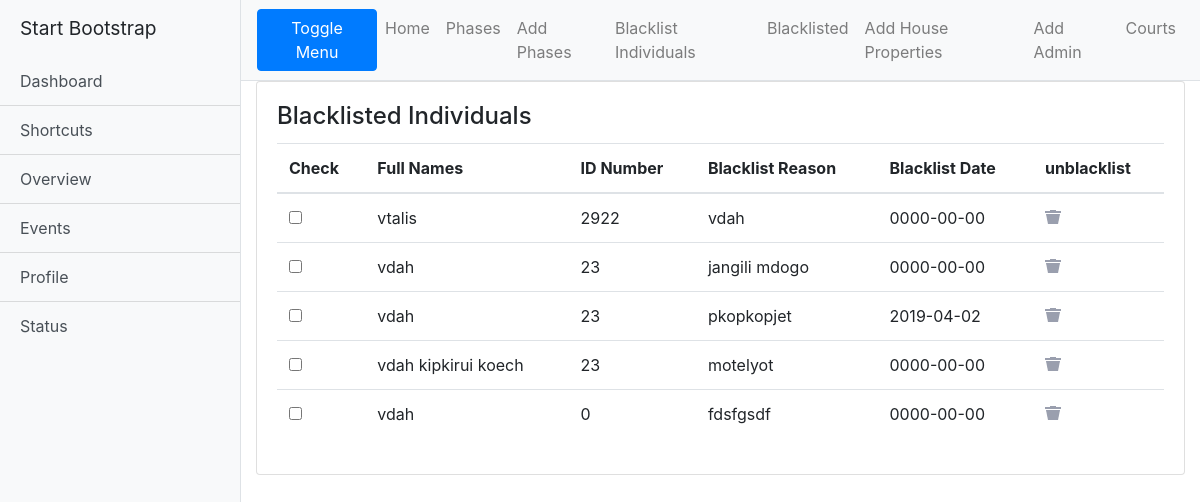
The page /Blacklisting.php on the database its author committed.
### tables this page shows
CREATE TABLE IF NOT EXISTS `blacklisted` (
`id` int(11) NOT NULL,
  `idno` int(11) NOT NULL,
  `name` varchar(250) NOT NULL,
  `fault` varchar(250) NOT NULL,
  `userid` int(11) NOT NULL,
  `blacklistdate` date NOT NULL
);

### Blacklisting.php (the view, shortened to what this page needs)
<!DOCTYPE html>
<html lang="en">
<head>
  <link href="css/bootstrap.min.css" rel="stylesheet">
  <link href="css/simple-sidebar.css" rel="stylesheet">
</head>
<body>
  <div class="d-flex" id="wrapper">
    <div class="container-fluid">
      <div class="card-group">
        <div class="card">
          <div class="card-body">
            <h4 class="card-title">Blacklisted Individuals</h4>
            <?php
include("config.php");
$result = mysqli_query($mysqli,"SELECT * FROM blacklisted");
?>
            <table class="table table-hover table-inverse table-responsive-md">
              <thead class="thead-inverse">
                <tr>
                <th>Check</th>
            <th>Full Names</th>
                 <th>ID Number</th>
              <th>Blacklist Reason</th>
        <th>Blacklist Date</th>
        <th>unblacklist</th>
                </tr>
                </thead>
                <tbody>
                <?php while($row = mysqli_fetch_array($result))
  {?>
                  <tr>
                    <td scope="row"><input type="checkbox"></td>
                    <td><?Php echo $row['name']; ?></td>
    <td><?php echo $row['idno']; ?></td>
   <td><?php echo $row['fault']; ?></td>
  <td><?php echo $row['blacklistdate']; ?></td>
  <td><a href="unblacklist.php?delete=<?php echo $row['id']; ?>" onClick="del(this);" title="Delete" class="delbutton"><input type="image" src="images/icn_trash.png" title="Trash">  </a></td>
                  </tr>
                  <?php }mysqli_close($mysqli);?>
                </tbody>
            </table>
          </div>
        </div>
      </div>
    </div>
  </div>
  </div>
</body>
</html>

### css/simple-sidebar.css (style rules this page uses)
#wrapper { overflow-x: hidden; }
#sidebar-wrapper { min-height: 100vh; margin-left: -15rem; -webkit-transition: margin .25s ease-out; -moz-transition: margin .25s ease-out; -o-transition: margin .25s ease-out; transition: margin .25s ease-out; }
#sidebar-wrapper .sidebar-heading { padding: 0.875rem 1.25rem; font-size: 1.2rem; }
#sidebar-wrapper .list-group { width: 15rem; }
#page-content-wrapper { min-width: 100vw; }
@media (min-width: 768px) { #sidebar-wrapper { margin-left: 0; } }
@media (min-width: 768px) { #page-content-wrapper { min-width: 0; width: 100%; } }

### rows shown on the page
blacklisted: name "vtalis", idno "2922", fault "vdah", blacklistdate "0000-00-00"
blacklisted: name "vdah", idno "23", fault "jangili mdogo", blacklistdate "0000-00-00"
blacklisted: name "vdah", idno "23", fault "pkopkopjet", blacklistdate "2019-04-02"
blacklisted: name "vdah kipkirui koech", idno "23", fault "motelyot", blacklistdate "0000-00-00"
blacklisted: name "vdah", idno "0", fault "fdsfgsdf", blacklistdate "0000-00-00"
